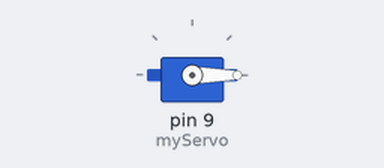
A sketch run on a simulated Arduino Uno, built with avr-gcc and run on an emulated ATmega328P. Shown: servo.

Above: at 0.1 s.
At 9.0 s:
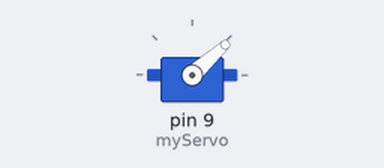
At 17.8 s:
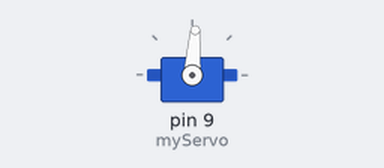
At 35.46 s:
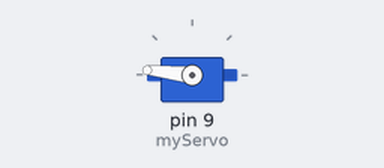
Timing chart, 0 to 40.0 s (numbered marks = the images above):
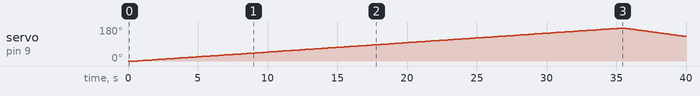

The sketch:

Servo_Test.ino
```cpp
/*
  Arduino Starter Kit example
 Project 5  - Servo Mood Indicator

 This sketch is written to accompany Project 5 in the
 Arduino Starter Kit

 Parts required:
 servo motor
 10 kilohm potentiometer
 2 100 uF electrolytic capacitors

 Created 13 September 2012
 by Scott Fitzgerald

 http://arduino.cc/starterKit

 This example code is part of the public domain
 */

#include <Servo.h>
Servo myServo;

void moveServoL(int s)
{
  for(int i=0;i<175;i++)
  {
    myServo.write(i);
    delay(s);
  }
}

void moveServoR(int s)
{
  for(int i=174;i>=0;i--)
  {
    myServo.write(i);
    delay(s);
  }
}

void setup()
{
  myServo.attach(9);
}

void loop()
{
  myServo.write(0);
  delay(500);
  moveServoL(200);
  moveServoR(100);
  moveServoL(50);
  moveServoR(25);
  moveServoL(15);
  moveServoR(10);
  moveServoL(5);
  moveServoR(3);
  while(true) {}
}
```

Measured:
- by itself, servo on pin 9 (myServo): rises from 0° to 174° in 34.6 s, then falls to 130° in 4.6 s
